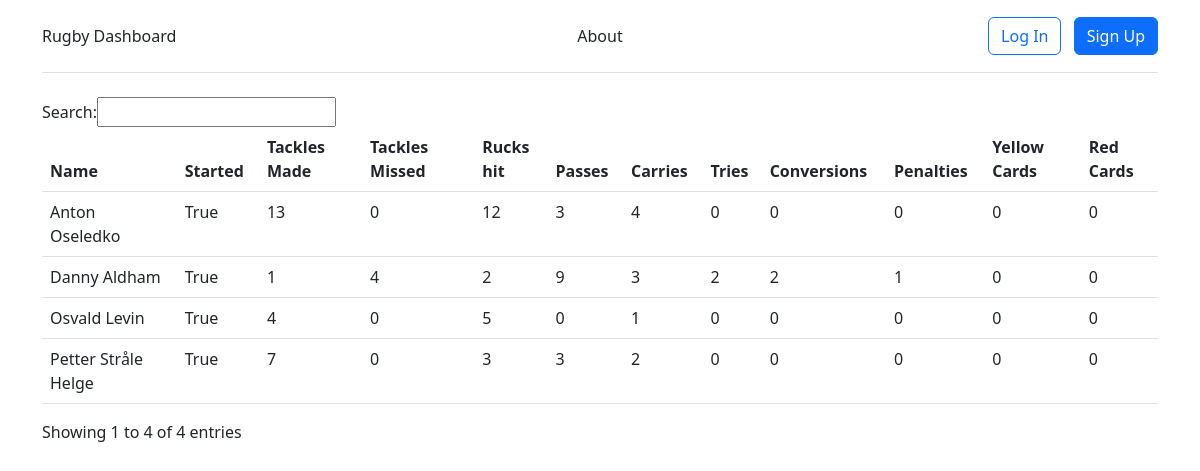
The page /match_stats/1/ on the database its author committed.
### stats/models.py (models this page shows, shortened)
class PlayerStatistic(models.Model):
    match = models.ForeignKey(Match, on_delete=models.CASCADE)
    player = models.ForeignKey(Player, on_delete=models.CASCADE)
    started = models.BooleanField(default=False)
    tackles_made = models.IntegerField(default=0)
    rucks_hit = models.IntegerField(default=0)
    passes = models.IntegerField(default=0)
    carries = models.IntegerField(default=0)
    tackles_missed = models.IntegerField(default=0)
    tries = models.IntegerField(default=0)
    conversions = models.IntegerField(default=0)
    penalties = models.IntegerField(default=0)
    yellow_cards = models.IntegerField(default=0)
    red_cards = models.IntegerField(default=0)

class Player(models.Model):
    first_name = models.CharField(max_length=30)
    last_name = models.CharField(max_length=30)
    position = models.ManyToManyField(Position)
    team = models.ForeignKey(Team, on_delete=models.CASCADE, null=True, blank=True)
    def full_name(self):
        return self.first_name + " " + self.last_name

### stats/views.py (the view)
# urls.py: path('match_stats/<int:match_id>/', views.player_statistics, name='player_statistics'),
def player_statistics(request, match_id):
    match = Match.objects.get(id=match_id)
    player_statistics = PlayerStatistic.objects.filter(match=match)
    match_statistics = MatchStatistics.objects.filter(match=match)
    return render(request, 'player_statistics.html', {'player_statistics': player_statistics, 'match': match, 'match_statistics': match_statistics})

### stats/templates/player_statistics.html (shortened to what this page needs)
{% extends 'base.html' %}
{% block content %}
<div class="container">
<table class="table" id="player_statistics">
  <thead>
      <tr>
        <th>Name</th>
        <th>Started</th>
        <th>Tackles Made</th>
        <th>Tackles Missed</th>
        <th>Rucks hit</th>
        <th>Passes</th>
        <th>Carries</th>
        <th>Tries</th>
        <th>Conversions</th>
        <th>Penalties</th>
        <th>Yellow Cards</th>
        <th>Red Cards</th>
      </tr>
    </thead>
{% for stat in player_statistics %}
  <tr>
      <td>{{ stat.player.full_name }}</td>
      <td>{{ stat.started }}</td>
      <td>{{ stat.tackles_made }}</td>
      <td>{{ stat.tackles_missed }}</td>
      <td>{{ stat.rucks_hit }}</td>
      <td>{{ stat.passes }}</td>
      <td>{{ stat.carries }}</td>
      <td>{{ stat.tries }}</td>
      <td>{{ stat.conversions }}</td>
      <td>{{ stat.penalties }}</td>
      <td>{{ stat.yellow_cards }}</td>
      <td>{{ stat.red_cards }}</td>
  </tr>
{% endfor %}
</table>
</div>
{% endblock %}

### stats/templates/base.html (shortened to what this page needs)
<!doctype html>
<html lang="en">
  <head>
    <link href="https://cdn.jsdelivr.net/npm/bootstrap@5.3.0-alpha1/dist/css/bootstrap.min.css" rel="stylesheet">
    <link rel="stylesheet" type="text/css" href="https://cdn.datatables.net/v/bs5/dt-1.10.22/datatables.min.css"/>
    {% load static %}
    <link rel="stylesheet" type="text/css" href="{% static 'css/styles.css' %}">
  </head>
  <body>
    <div class="container">
        <header class="d-flex flex-wrap align-items-center justify-content-center justify-content-md-between py-3 mb-4 border-bottom">
            <div class="d-flex align-items-center col-md-3 mb-2 mb-md-0 text-dark text-decoration-none">
                {% if user.is_authenticated %}
                    <a class="nav-link" href="{% url 'index' %}">{{ user.team.name }}</a>
                {% else %}
                    <a class="nav-link" href="{% url 'index' %}">Rugby Dashboard</a>
                {% endif %}
            </div>
          <ul class="nav col-12 col-md-auto mb-2 justify-content-center mb-md-0">
            {% if user.is_authenticated and user.team and user.is_coach %}
            <li><a href="{% url 'matches' %}" class="nav-link px-2 link-dark">Matches</a></li>
            <li><a href="{% url 'squad' %}" class="nav-link px-2 link-dark">Squad Stats</a></li>
            <li><a href="{% url 'add_players' %}" class="nav-link px-2 link-dark">Add Players</a></li>
            <li><a href="{% url 'add_match' %}" class="nav-link px-2 link-dark">Add Match</a></li>
            {% elif user.is_authenticated and user.team %}
            <li><a href="{% url 'matches' %}" class="nav-link px-2 link-dark">Matches</a></li>
            <li><a href="{% url 'squad' %}" class="nav-link px-2 link-dark">Squad Stats</a></li>
            {% elif user.is_authenticated %}
            <li><a href="{% url 'matches' %}" class="nav-link px-2 link-dark">Matches</a></li>
            <li><a href="{% url 'squad' %}" class="nav-link px-2 link-dark">Squad Stats</a></li>
            <li><a href="{% url 'join' %}" class="nav-link px-2 link-dark">Join Team</a></li>
            {% else %}
            <li><a href="{% url 'about' %}" class="nav-link px-2 link-dark">About</a></li>
            {% endif %}
          </ul>
          <div class="col-md-3 text-end">
            {% if user.is_authenticated %}
            <a class="btn btn-outline-primary me-2" href="{% url 'index' %}">{{ user.username }}</a>
            <a class="btn btn-primary" href="{% url 'logout' %}">Logout</a>
            {% else %}
            <a class="btn btn-outline-primary me-2" href="{% url 'login' %}">Log In</a>
            <a class="btn btn-primary" href="{% url 'register' %}">Sign Up</a>
            {% endif %}
          </div>
        </header>
    </div>
    {% block content %}{% endblock %}
  </body>
</html>

### rows shown on the page
PlayerStatistic: player.full_name "Anton Oseledko", started "True", tackles_made "13", tackles_missed "0", rucks_hit "12", passes "3", carries "4", tries "0", conversions "0", penalties "0", yellow_cards "0", red_cards "0"
PlayerStatistic: player.full_name "Osvald Levin", started "True", tackles_made "4", tackles_missed "0", rucks_hit "5", passes "0", carries "1", tries "0", conversions "0", penalties "0", yellow_cards "0", red_cards "0"
PlayerStatistic: player.full_name "Petter Stråle Helge", started "True", tackles_made "7", tackles_missed "0", rucks_hit "3", passes "3", carries "2", tries "0", conversions "0", penalties "0", yellow_cards "0", red_cards "0"
PlayerStatistic: player.full_name "Danny Aldham", started "True", tackles_made "1", tackles_missed "4", rucks_hit "2", passes "9", carries "3", tries "2", conversions "2", penalties "1", yellow_cards "0", red_cards "0"
